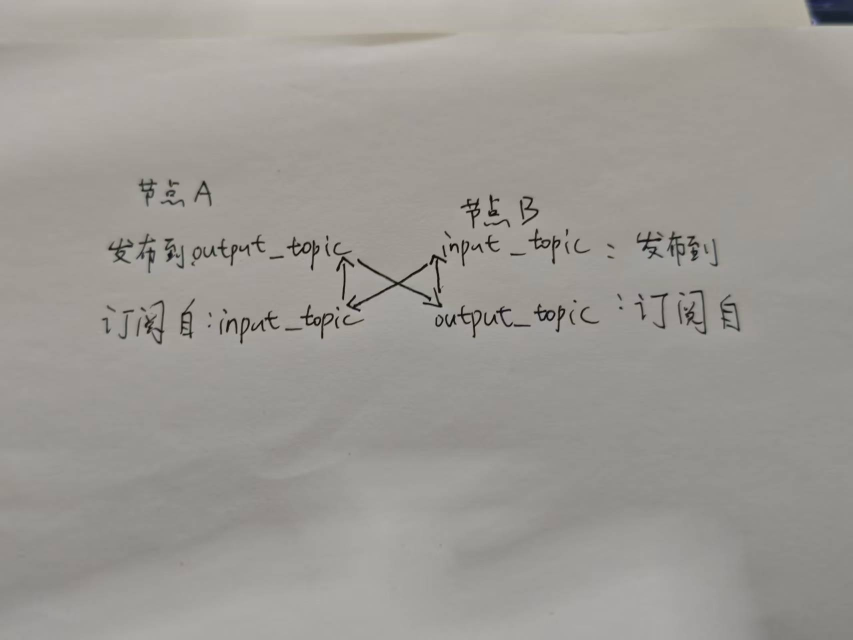
#> input picture robotics/ros_code_template/ros2_code_ws/src/py_pkg/py_pkg/f98c6342105b2fe541cf9be8e26fcf28.jpg, 1706 x 1279 px (shown at 1/2 size)
$ python trim_preview_png.py ../robotics/ros_code_template/ros2_code_ws/src/py_pkg/py_pkg/f98c6342105b2fe541cf9be8e26fcf28.jpg
#> lines starting #> are read from the running program, lines starting #| are printed output that depends on the picture
#!/usr/bin/env python3
"""裁掉 PNG 四周空白；README 缩略图可限制最大高度。"""
from __future__ import annotations

import argparse
import sys
from pathlib import Path

try:
    import numpy as np
    from PIL import Image
except ImportError as e:
    print(f"trim_preview_png: need Pillow+numpy: {e}", file=sys.stderr)
    sys.exit(1)


def tight_crop(
    arr: np.ndarray,
    *,
    threshold: int = 248,
    min_row_ratio: float = 0.002,
    min_col_ratio: float = 0.002,
    col_peak_frac: float = 0.12,
    row_peak_frac: float = 0.08,
) -> tuple[int, int, int, int]:
    """按墨迹密度求紧包围盒；col_peak_frac 可忽略 Markmap 横贯全屏的细线。"""
    if arr.ndim == 2:
        gray = arr
    else:
        gray = arr.max(axis=2)

    ink = gray < threshold
    h, w = ink.shape

    row_counts = ink.sum(axis=1)
    col_counts = ink.sum(axis=0)
    row_thresh = max(int(w * min_row_ratio), int(row_counts.max() * row_peak_frac), 1)
    col_thresh = max(int(h * min_col_ratio), int(col_counts.max() * col_peak_frac), 1)

    rows = np.where(row_counts >= row_thresh)[0]
    cols = np.where(col_counts >= col_thresh)[0]
    if rows.size == 0 or cols.size == 0:
        return 0, 0, w, h
    return int(cols[0]), int(rows[0]), int(cols[-1]) + 1, int(rows[-1]) + 1


def process(
    path: Path,
    *,
    border: int = 20,
    max_height: int | None = None,
    max_width: int | None = None,
    canvas_width: int | None = None,
    canvas_height: int | None = None,
    threshold: int = 248,
    col_peak_frac: float = 0.12,
    pad_left: int = 0,
    pad_right: int = 0,
    pad_top: int = 0,
    pad_bottom: int = 0,
    content_scale: float = 1.0,
    offset_x: int = 0,
    offset_y: int = 0,
    trim_right: int = 0,
    fit_width: bool = False,
    fit_height: bool = False,
) -> tuple[int, int]:
    img = Image.open(path)
    if img.mode != "RGB":
        img = img.convert("RGB")
    arr = np.array(img)

    h_img, w_img = arr.shape[0], arr.shape[1]
    x0, y0, x1, y1 = tight_crop(
        arr, threshold=threshold, col_peak_frac=col_peak_frac
    )
    x0 = max(0, x0 - pad_left)
    y0 = max(0, y0 - pad_top)
    x1 = min(w_img, x1 + pad_right - trim_right)
    y1 = min(h_img, y1 + pad_bottom)
    cropped = img.crop((x0, y0, x1, y1))

    if max_height or max_width:
        cw, ch = cropped.size
        scale = 1.0
        if max_height and ch > max_height:
            scale = min(scale, max_height / ch)
        if max_width and cw > max_width:
            scale = min(scale, max_width / cw)
        if scale < 1.0:
            nw, nh = max(1, int(cw * scale)), max(1, int(ch * scale))
            cropped = cropped.resize((nw, nh), Image.Resampling.LANCZOS)

    cw, ch = cropped.size
    if canvas_width or canvas_height:
        tw = canvas_width or cw
        th = canvas_height or ch
        if fit_width:
            fit = (tw / cw) * content_scale
            nh = max(1, int(ch * fit))
            if nh > th:
                fit = fit * th / nh
            nw = max(1, int(cw * fit))
            nh = max(1, int(ch * fit))
            if (nw, nh) != (cw, ch):
                cropped = cropped.resize((nw, nh), Image.Resampling.LANCZOS)
                cw, ch = nw, nh
        elif fit_height:
            fit = (th / ch) * content_scale
            nw = max(1, int(cw * fit))
            nh = max(1, int(ch * fit))
            cropped = cropped.resize((nw, nh), Image.Resampling.LANCZOS)
            if nw > tw:
                x0 = max(0, min(nw - tw, (nw - tw) // 2 - offset_x))
                cropped = cropped.crop((x0, 0, x0 + tw, nh))
            cw, ch = cropped.size
        else:
            fit = min(tw / cw, th / ch) * content_scale
            nw = max(1, int(cw * fit))
            nh = max(1, int(ch * fit))
            if (nw, nh) != (cw, ch):
                cropped = cropped.resize((nw, nh), Image.Resampling.LANCZOS)
                cw, ch = nw, nh
        if canvas_height is None:
            th = ch
        canvas = Image.new("RGB", (tw, th), (255, 255, 255))
        ox = max(0, min(tw - cw, (tw - cw) // 2 + offset_x)) if not fit_height else 0
        oy = max(0, min(th - ch, (th - ch) // 2 + offset_y))
        canvas.paste(cropped, (ox, oy))
        cropped = canvas

    cw, ch = cropped.size
    out = Image.new("RGB", (cw + 2 * border, ch + 2 * border), (255, 255, 255))
    out.paste(cropped, (border, border))
    out.save(path, optimize=True)
    return out.size


def main() -> None:
    p = argparse.ArgumentParser()
    p.add_argument("path", type=Path)
    p.add_argument("--border", type=int, default=20)
    p.add_argument("--max-height", type=int, default=None)
    p.add_argument("--max-width", type=int, default=None)
    p.add_argument("--canvas-width", type=int, default=None)
    p.add_argument("--canvas-height", type=int, default=None)
    p.add_argument("--threshold", type=int, default=248)
    p.add_argument("--col-peak-frac", type=float, default=0.12)
    p.add_argument("--pad-left", type=int, default=0)
    p.add_argument("--content-scale", type=float, default=1.0)
    args = p.parse_args()
    size = process(
        args.path,
        border=args.border,
        max_height=args.max_height,
        max_width=args.max_width,
        canvas_width=args.canvas_width,
        canvas_height=args.canvas_height,
        threshold=args.threshold,
        col_peak_frac=args.col_peak_frac,
        pad_left=args.pad_left,
        content_scale=args.content_scale,
    )
#> in process, img is the input picture: PIL image 1706x1279 RGB; mean R, G, B 156.5, 153.5, 148.7
#> in tight_crop, `ink = gray < threshold`: ink: shape (1279, 1706) bool; every value is 1
#> in tight_crop, `row_counts = ink.sum(axis=1)`: row_counts = 1279 values from 1706 to 1706
#> in tight_crop, `col_counts = ink.sum(axis=0)`: col_counts = 1706 values from 1279 to 1279
#> in tight_crop, `row_thresh = max(int(w * min_row_ratio), int(row_counts.max() * row_pe..`: row_thresh = 136
#> in tight_crop, `col_thresh = max(int(h * min_col_ratio), int(col_counts.max() * col_pe..`: col_thresh = 153
#> in tight_crop, `rows = np.where(row_counts >= row_thresh)[0]`: rows = 1279 values from 0 to 1278
#> in tight_crop, `cols = np.where(col_counts >= col_thresh)[0]`: cols = 1706 values from 0 to 1705
#> in process, `x0, y0, x1, y1 = tight_crop( arr, threshold=threshold, col_peak_frac=c..`: x0 = 0; x1 = 1706; y1 = 1279
#> in process, `out = Image.new("RGB", (cw + 2 * border, ch + 2 * border), (255, 255, ..`: out: PIL image 1746x1319 RGB; every value is 255
#> in process, `out.paste(cropped, (border, border))`:
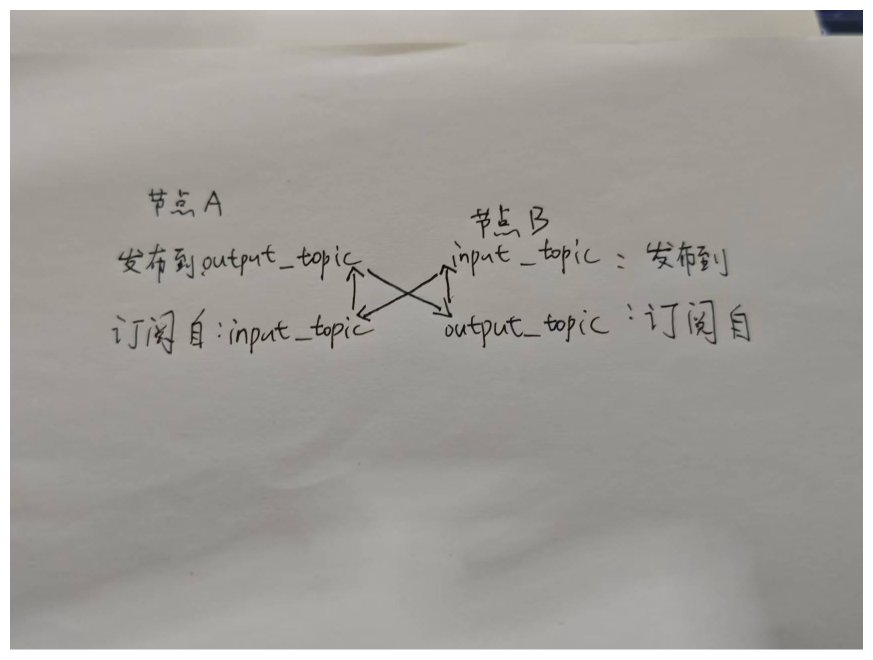
#> out: PIL image 1746x1319 RGB (shown at 1/2 size); mean R, G, B 161.7, 158.9, 154.3
#> size = (1746, 1319)
    print(f"trim_preview_png: {args.path} -> {size[0]}x{size[1]}")
#| trim_preview_png: ../robotics/ros_code_template/ros2_code_ws/src/py_pkg/py_pkg/f98c6342105b2fe541cf9be8e26fcf28.jpg -> 1746x1319


if __name__ == "__main__":
    main()
